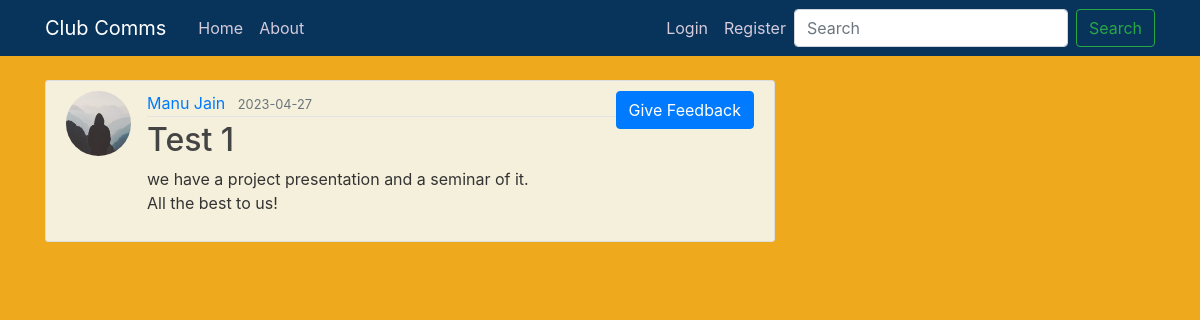
/post/1, run on the app's committed database.
### flaskblog/models.py (models this page shows, shortened)
class User(db.Model, UserMixin):
    id = db.Column(db.Integer, primary_key=True)
    username = db.Column(db.String(20), unique=True, nullable=False)
    email = db.Column(db.String(120), unique=True, nullable=False)
    image_file = db.Column(db.String(20), nullable=False, default='default.jpg')
    password = db.Column(db.String(60), nullable=False)
    posts = db.relationship('Post', backref='author', lazy=True)

class Post(db.Model):
    id = db.Column(db.Integer, primary_key=True)
    title = db.Column(db.String(100), nullable=False)
    date_posted = db.Column(db.DateTime, nullable=False, default=datetime.utcnow)
    content = db.Column(db.Text, nullable=False)
    user_id = db.Column(db.Integer, db.ForeignKey('user.id'), nullable=False)

### flaskblog/routes.py (the view)
@app.route("/post/<int:post_id>")
def post(post_id):
    post = Post.query.get_or_404(post_id)
    return render_template('post.html', title=post.title, post=post)

### flaskblog/templates/post.html (shortened to what this page needs)
{% extends "layout.html" %}
{% block content %}
  <article class="media content-section">
    <img class="rounded-circle article-img" src="{{ url_for('static', filename='profile_pics/' + post.author.image_file) }}">
    <div class="media-body">
      <div class="article-metadata">
        <a class="mr-2" href="{{ url_for('user_posts', username=post.author.username) }}">{{ post.author.username }}</a>
        <small class="text-muted">{{ post.date_posted.strftime('%Y-%m-%d') }}</small>
      </div>
      <h2 class="article-title">{{ post.title }}</h2>
      <p class="article-content">{{ post.content }}</p>
    </div>
    <div>
      <a class="btn btn-primary" href="{{ url_for('feedback', post_id=post.id) }}">Give Feedback</a>
    </div>
  </article>
{% endblock content %}

### flaskblog/static/main.css (style rules this page uses)
body { background: #efa91d; color: #333333; margin-top: 5rem; }
h1, h2, h3, h4, h5, h6 { color: #444444; }
.content-section { background: #f4f0db; padding: 10px 20px; border: 1px solid #dddddd; border-radius: 3px; margin-bottom: 20px; }
.article-title { color: #444444; }
.article-content { white-space: pre-line; }
.article-img { height: 65px; width: 65px; margin-right: 16px; }
.article-metadata { padding-bottom: 1px; margin-bottom: 4px; border-bottom: 1px solid #e3e3e3 }

### data on the page
User: image_file (placeholder picture), author.username "Manu Jain"
Post: date_posted "2023-04-27", title "Test 1", content "we have a project presentation and a seminar of it. All the best to us!"
